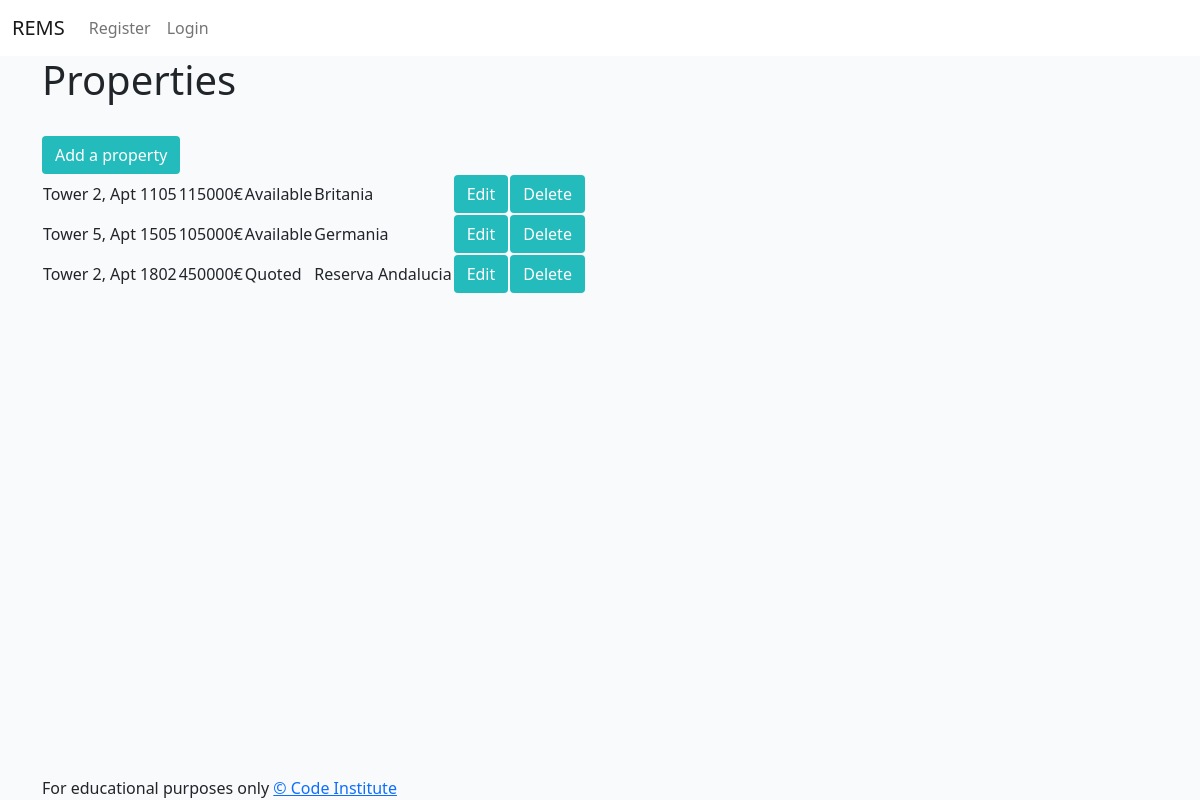
Before: /properties with the older database file.
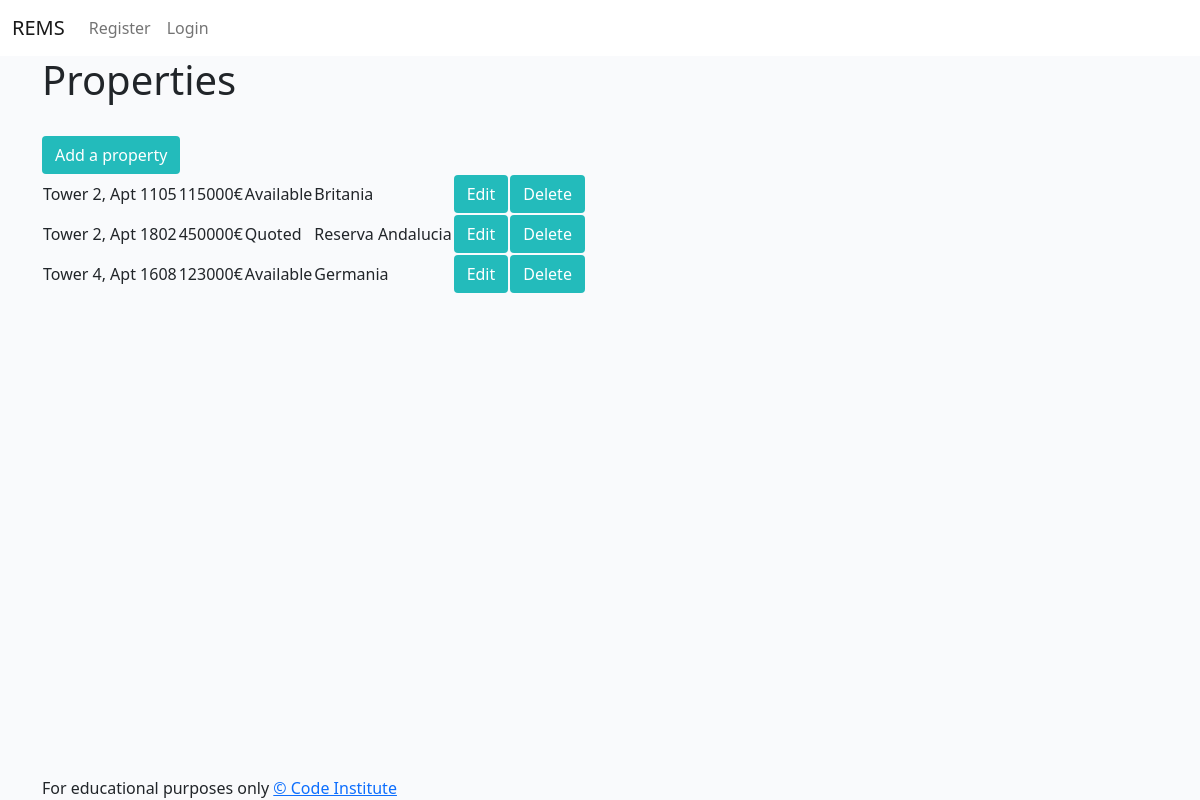
After: the same page with the newer database file.
### todo/models.py (models this page shows, shortened)
class Property(models.Model):
    PropertyStatus= models.TextChoices("PropertyStatus", "Available Quoted Reserved Rejected Sold")
    property_number = models.CharField(max_length=50, null=False, blank=False)
    Status = models.CharField(blank=True, choices=PropertyStatus.choices, max_length=10)
    Price = models.IntegerField(null=False, blank=False)
    project = models.ForeignKey(Project, on_delete=models.CASCADE)

class Project(models.Model):
    project_name = models.CharField(max_length=50, null=False, blank=False)
    Adress = models.CharField(max_length=50, null=False, blank=False)
    def __str__(self):
        return self.project_name

### todo/views.py (the view)
# urls.py: path('properties', views.get_properties, name='properties'),
def get_properties(request):
    properties = Property.objects.all()
    context = {
        'properties': properties
    }
    return render(request, 'properties.html', context)

### templates/properties.html
{% extends "base.html" %}
{% block content %}
<main class="container">
    <h1>Properties</h1>
    <br>
    <a class="waves-effect waves-light btn btn-signup" href="/add">Add a property</a>
    <table>
        {% for property in properties %}
            <tr>
                <td>{{ property.property_number }}</a></td>
                <td>{{ property.Price }}€</td>
                <td>{{ property.Status }}</td>
                <td>{{ property.project }}</td>
                <td>
                    <a class="btn btn-signup" href="/edit/{{ property.id }}">Edit</a>
                </td>
                <td>
                    <a class="btn btn-signup" href="/delete/{{ property.id }}">Delete</a>
                </td>
            </tr>
        {% empty %}
        <tr><td>You haven't added any properties yet. Before adding any property you must first create a project</td></tr>
        {% endfor %}
    </table>
    <br>
</main>
{%endblock%}

### templates/base.html (shortened to what this page needs)
{% load static %}
<!DOCTYPE html>
<html class="h-100">
<head>
    <link rel="stylesheet" href="https://cdnjs.cloudflare.com/ajax/libs/font-awesome/5.15.3/css/all.min.css">
    <link href="https://cdn.jsdelivr.net/npm/bootstrap@5.0.1/dist/css/bootstrap.min.css" rel="stylesheet"
>
    <link rel="stylesheet" href="{% static 'css/style.css' %}">
</head>
<body class="d-flex flex-column h-100 main-bg">
    <header>
        <nav class="navbar navbar-expand-lg navbar-light bg-white">
            <div class="container-fluid">
                <a class="navbar-brand" href="{% url 'home' %}">REMS</a>
                <div class="collapse navbar-collapse" id="navbarText">
                    <ul class="navbar-nav me-auto mb-2 mb-lg-0">
                        {% if user.is_authenticated %}
                        <li>
                            <span class="navbar-text"><a class="nav-link active" aria-current="page" href="{% url 'posts' %}">Posts</a></span>
                        </li>
                        <li>
                            <span class="navbar-text text-muted"><a class="nav-link" href="{% url 'properties' %}">Properties</a></span>
                        </li>
                        <li>
                            <span class="navbar-text text-muted"><a class="nav-link" href="{% url 'projects' %}">Projects</a></span>
                        </li>
                        <li class="nav-item">
                            <a class="nav-link" href="{% url 'account_logout' %}">Logout</a>
                        </li>
                        {% else %}
                        <li class="nav-item">
                            <a class="nav-link" href="{% url 'account_signup' %}">Register</a>
                        </li>
                        <li class="nav-item">
                            <a class="nav-link" href="{% url 'account_login' %}">Login</a>
                        </li>
                        {% endif %}
                    </ul>
                </div>
            </div>
        </nav>
    </header>
    <main class="flex-shrink-0 main-bg">
        {% block content %}{% endblock content %}
    </main>
    <footer class="page-footer light-green">
        <div class="footer-copyright light-green">
          <div class="container">
          For educational purposes only
          <a class="white-text right" href="https://codeinstitute.net" target="_blank">&copy; Code Institute</a>
          </div>
        </div>
      </footer>
</body>
</html>

### static/css/style.css (style rules this page uses)
body { display: flex; min-height: 100vh; flex-direction: column; background-color: #F9FAFC; }
main { flex: 1 0 auto; }
.main-bg { background-color: #F9FAFC; }
.btn-signup { background-color: #23BBBB; color: #fff; }

Changed rows visible on the page:
removed Property: property_number "Tower 5, Apt 1505", Price "105000", Status "Available", project "Germania"
added Property: property_number "Tower 4, Apt 1608", Price "123000", Status "Available", project "Germania"
